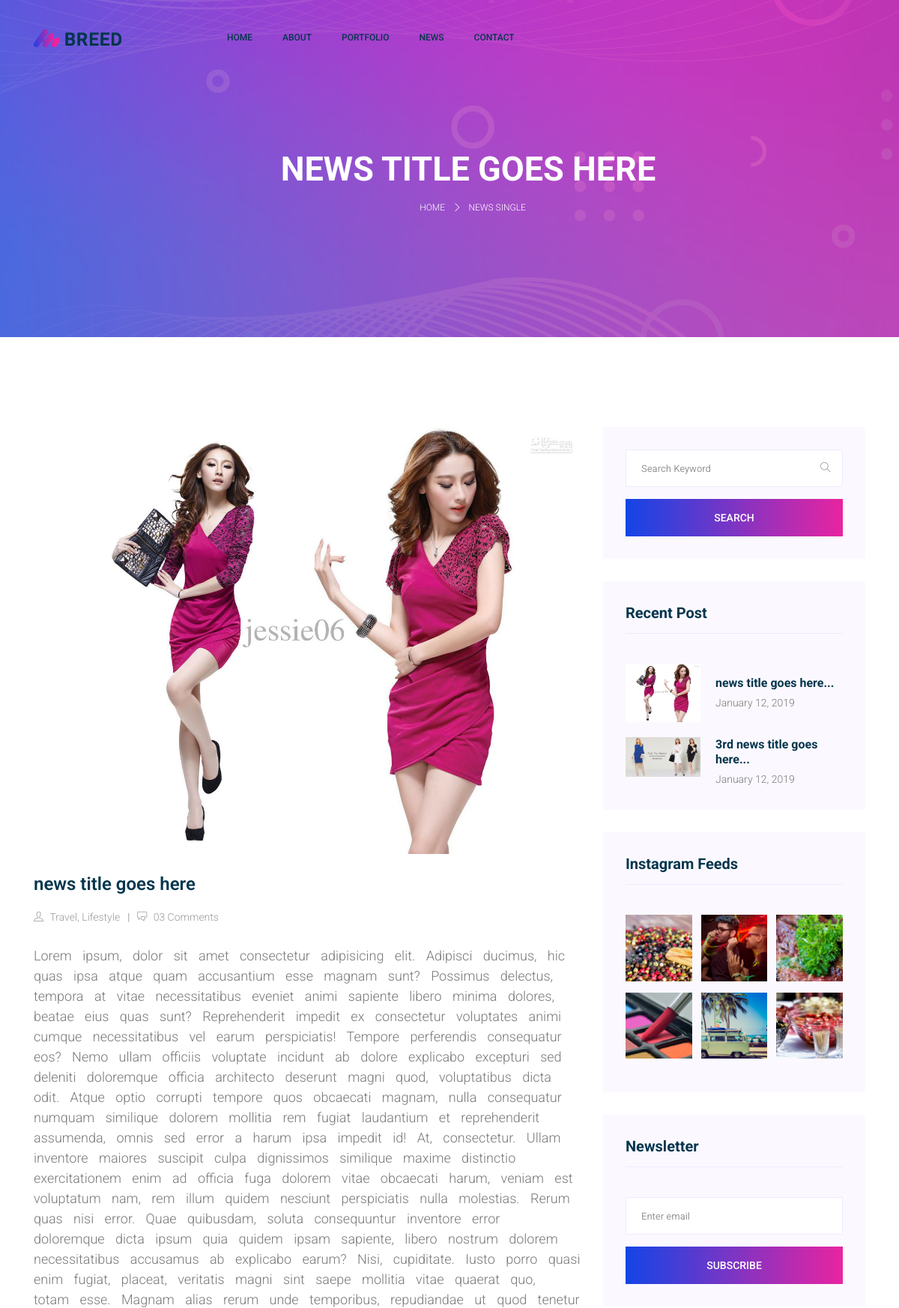
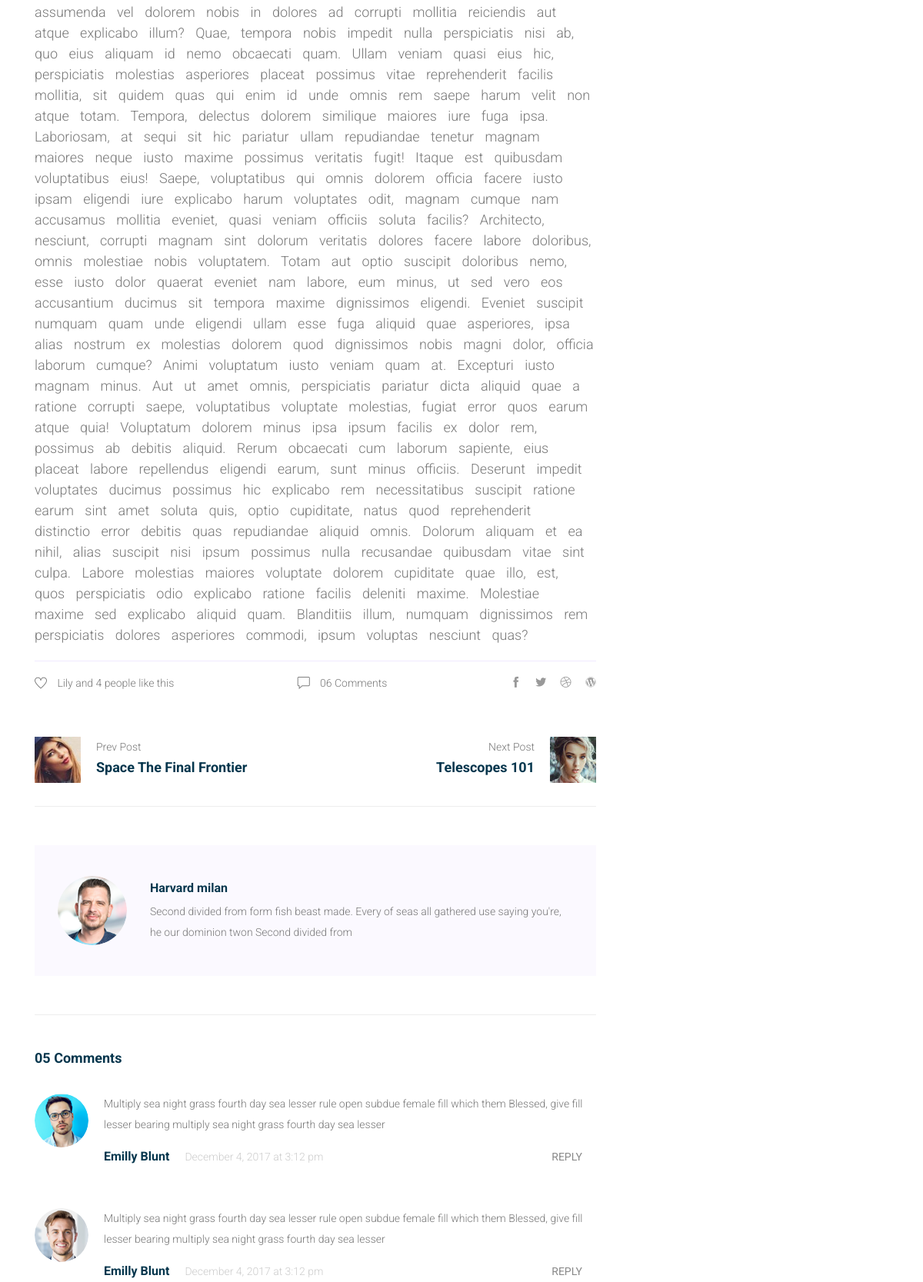
/news/details/1 (upper part), run on the app's committed database (2 pictures, top to bottom).
### tables this page shows
CREATE TABLE `news` (
  `id` int(6) UNSIGNED NOT NULL,
  `title` varchar(70) NOT NULL,
  `body` text NOT NULL,
  `photo` varchar(250) NOT NULL,
  `date` timestamp NOT NULL DEFAULT current_timestamp() ON UPDATE current_timestamp(),
  `deleted` tinyint(1) DEFAULT 0
);

### app/views/news/details.php (the view, shortened to what the rows shown need)
<link rel="stylesheet" href="<?=PROOT?>css/style.css">
  <section class="banner_area">
      <div class="banner_inner d-flex align-items-center">
          <div class="container">
              <div class="banner_content text-center">
                  <h2><?=$this->news->title;?></h2>
                  <div class="page_link">
                      <a href="<?=PROOT?>home">Home</a>
                      <a href="<?=PROOT?>news">News Single</a>
                  </div>
              </div>
          </div>
      </div>
  </section>
	<section class="blog_area single-post-area section-margin">
			<div class="container">
					<div class="row">
							<div class="col-lg-8 posts-list">
									<div class="single-post">
													<div class="feature-img">
															<img class="img-fluid" src="<?=PROOT.$this->news->photo;?>" alt="">
													</div>
											<div class="blog_details">
													<h2><?=$this->news->title;?></h2>
                              <ul class="blog-info-link mt-3 mb-4">
                                <li><a href="#"><i class="ti-user"></i> Travel, Lifestyle</a></li>
                                <li><a href="#"><i class="ti-comments"></i> 03 Comments</a></li>
                              </ul>
													<p class="excert" style="font-size:18px;word-spacing:10px"><?=$this->news->body;?></p>
											</div>
                  </div>
							</div>
							<div class="col-lg-4">
                <div class="blog_right_sidebar">
                      <aside class="single_sidebar_widget popular_post_widget">
                          <?php foreach ($this->allnews as $new): ?>
                          <div class="media post_item">
                            <img width="100px" src="<?=PROOT.$new->photo;?>" alt="post">
                            <div class="media-body">
                              <a href="<?=PROOT?>news/details/<?=$new->id;?>">
                                <h3><?=$new->title;?>...</h3>
                              </a>
                              <p>January 12, 2019</p>
                            </div>
                          </div>
                          <?php endforeach; ?>
                      </aside>
                  </div>
							</div>
					</div>
			</div>
	</section>

### data on the page
news: title "NEWS TITLE GOES HERE", photo (picture), title "news title goes here", body "Lorem ipsum, dolor sit amet consectetur adipisicing elit. Adipisci ducimus, hic quas ipsa atque quam accusantium esse magnam sunt? Possimus delectus, tempora at vitae necessitatibus eveniet animi sapiente libero minima dolores, beatae eius quas sunt? Reprehenderit impedit ex consectetur voluptates animi cumque necessitatibus vel earum perspiciatis! Tempore perferendis consequatur eos? Nemo ullam officiis voluptate incidunt ab dolore explicabo excepturi sed deleniti doloremque officia architecto deserunt magni quod, voluptatibus dicta odit. Atque optio corrupti tempore quos obcaecati magnam, nulla consequatur numquam similique dolorem mollitia rem fugiat laudantium et reprehenderit…"
news: photo (picture), title "3rd news title goes here"

### other printed values
$key "HOME"
$key "ABOUT"
$key "PORTFOLIO"
$key "NEWS"
$key "CONTACT"
